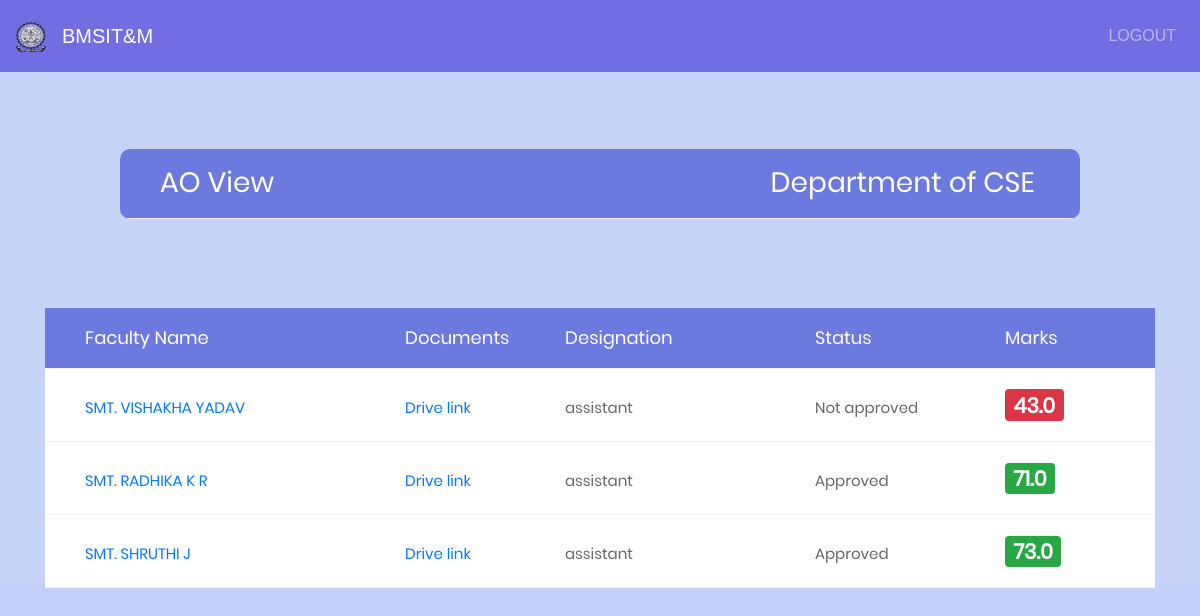
Page /ao_approved/CSE on the earlier database version.
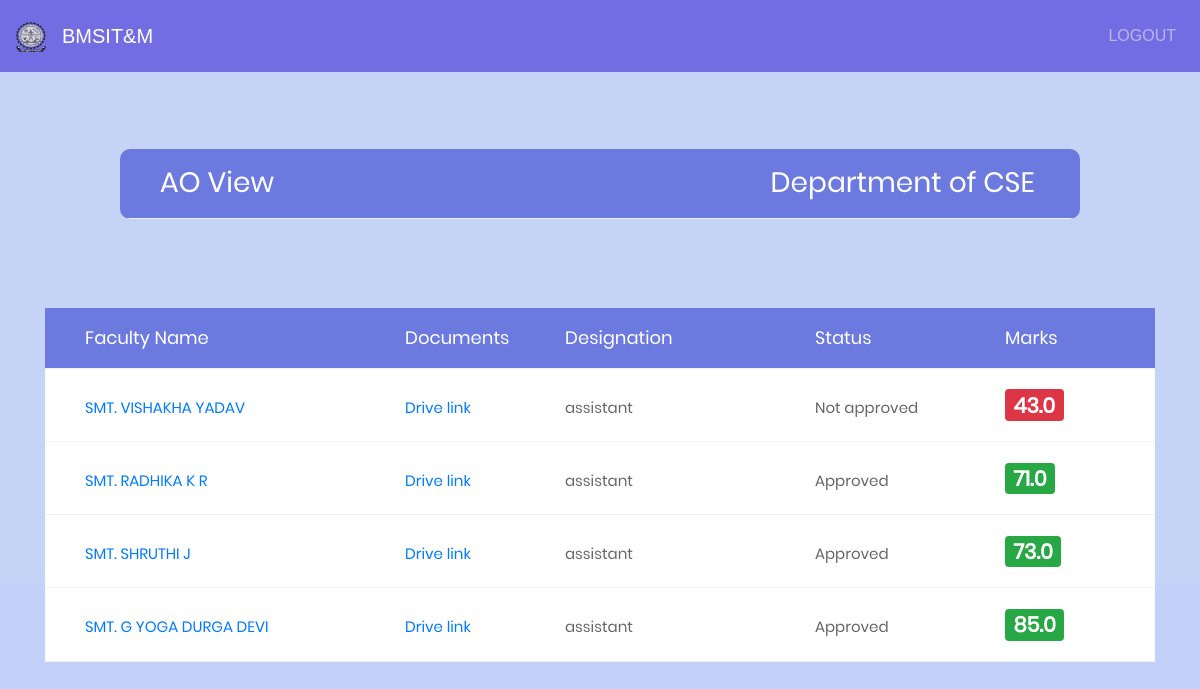
Same page on the later database version.
### facform1/models.py (models this page shows, shortened)
class Department(models.Model):
	name = models.CharField(max_length=20, blank=True, null=True)

class remarks2(models.Model):
	ta_prin_remarks = models.TextField( blank=True, null=True)
	ta_prin_remarks1 = models.TextField( blank=True, null=True)
	prin_marks1 = models.IntegerField( blank=True, null=True)
	prin_marks2 = models.IntegerField( blank=True, null=True)
	prin_marks3 = models.IntegerField( blank=True, null=True)
	total_marks = models.FloatField( blank=True, null=True)
	info = models.ForeignKey('User', on_delete=models.CASCADE,null=True)
	department = models.ForeignKey('Department', on_delete=models.CASCADE,null=True)

class User(AbstractUser):
	phone = models.BigIntegerField(null=True)
	department = models.ForeignKey('Department', on_delete=models.CASCADE,null=True)
	designation = models.ForeignKey('Designation', on_delete=models.CASCADE,null=True)
	teach_status = models.BooleanField(default=False)
	hod_status = models.BooleanField(default=False)
	principal_status = models.BooleanField(default=False)
	doc_link = models.CharField(max_length=2000, blank=True, null=True)
	info = models.CharField(max_length=20, blank=True, null=True)
	def __str__(self):
		return self.username

class Designation(models.Model):
	name = models.CharField(max_length=20, blank=True, null=True)
	def __str__(self):
		return self.name

### facform1/views.py (the view)
# urls.py: url(r'^ao_approved/(?P<dept>[\w\-]+)$', views.ao_approved,name="ao_approved"),
def ao_approved(request,dept):
	general = remarks2.objects.filter(department__name=dept)
	dept = {'dept':dept,'general':general}
	return render(request,'ao_approved.html',context=dept)

### templates/ao_approved.html (shortened to what this page needs)
{% load staticfiles %}
<!DOCTYPE html>
{% load staticfiles %}
<html lang="en">
<head>
	<link rel="stylesheet" type="text/css" href="{% static "vendor/bootstrap/css/bootstrap.min.css" %}">
	<link rel="stylesheet" type="text/css" href="{% static "fonts/font-awesome-4.7.0/css/font-awesome.min.css" %}">
	<link rel="stylesheet" type="text/css" href="{% static "vendor/animate/animate.css" %}">
	<link rel="stylesheet" type="text/css" href="{% static "vendor/select2/select2.min.css" %}">
	<link rel="stylesheet" type="text/css" href="{% static "vendor/perfect-scrollbar/perfect-scrollbar.css" %}">
	<link rel="stylesheet" type="text/css" href="{% static "css/util.css" %}">
	<link rel="stylesheet" type="text/css" href="{% static "css/main1.css" %}">
</head>
<body style="background:#c3d1f8">
{% include 'partials/nav_primary.html' %}
<div style="margin-top:-18%;">
	<div class="container-table100">
		<div class="wrap-table100">
				<div class="table">
					<div class="row header">
						<div class="cell">
							<h3>AO View</h3>
						</div>
						<div class="cell">
							<h3>Department of {{dept}}</h3>
						</div>
					</div>
				</div>
					</div>
						</div>
					</div>
	<div style="margin-top:-23%;" class="limiter">
		<div class="container">
			<div class="wrap-table150">
					<div class="table">
						<div class="row header">
							<div class="cell">
								Faculty Name
							</div>
							<div class="cell">
								Documents
							</div>
							<div class="cell">
								Designation
							</div>
              <div class="cell">
								Status
							</div>
              <div class="cell">
								Marks
							</div>
            </div>
            {% for x in general %}
						<div class="row">
							<div class="cell" data-title="Faculty Name">
                <a {% if x.info.designation == 'hod' %} href="/ao_hod_display/{{x.info}}"
                 {% elif x.info.designation.name == 'associate' %} href="/ao_teacher1_display/{{x.info}}"
                 {% elif x.info.designation.name == 'professor' %} href="/ao_teacher1_display/{{x.info}}"
                 {% elif x.info.designation.name == 'assistant' %} href="/ao_teacher_display/{{x.info}}"
                 {% endif %}>{{x.info.first_name}}</a>
              </div>
							<div class="cell" data-title="Documents">
								<a href="{{x.info.doc_link}}">Drive link</a>
							</div>
							<div class="cell" data-title="designation">
								<p>{{x.info.designation}}</p>
							</div>
								<div class="cell" data-title="status">
                  {% if x.total_marks >= 60 %} Approved {% else  %} Not approved {% endif %}
							</div>
              <div class="cell" data-title="Marks">
                {% if x.total_marks >= 60 %}
                <h3><span class="badge badge-success">{{x.total_marks}}</span></h3>
                {% else %}
                <h3><span class="badge badge-danger">{{x.total_marks}}</span></h3>
                {% endif %}
            </div>
						</div>
            {% endfor %}
					</div>
			</div>
		</div>
	</div>
</body>
</html>

### templates/partials/nav_primary.html (shortened to what this page needs)
{% load staticfiles %}
<nav class="navbar navbar-expand-lg navbar-dark fixed-top" style="background-color: #736de3;">
  <a class="navbar-brand" href="#">
  <img src="{% static "image/bms.logo.png" %}" width="30" height="30" alt="">
</a>
<a class="navbar-brand" href="#">BMSIT&M</a>
<span class="navbar-text">
  	<ul class="navbar-nav mr-auto">
  <li class="nav-item">
        <a class="nav-link" href="/">LOGOUT</a>
    </li>
  </ul>
    </span>
</nav>

### static/css/main1.css (style rules this page uses)
* { margin: 0px; padding: 0px; box-sizing: border-box; }
body, html { height: 100%; font-family: sans-serif; }
a { margin: 0px; transition: all 0.4s; -webkit-transition: all 0.4s; -o-transition: all 0.4s; -moz-transition: all 0.4s; }
h1,h2,h3,h4,h5,h6 { margin: 0px; }
p { margin: 0px; }
ul, li { margin: 0px; list-style-type: none; }
.limiter { width: 100%; margin: 0 auto; }
.container-table100 { width: 100%; min-height: 100vh; background: #c4d3f6; display: -webkit-box; display: -webkit-flex; display: -moz-box; display: -ms-flexbox; display: flex; align-items: center; justify-content: center; flex-wrap: wrap; padding: 33px 30px; }
.wrap-table100 { width: 960px; border-radius: 10px; overflow: hidden; }
.table { width: 100%; display: table; margin: 0; }
.row { display: table-row; background: #fff; }
.row.header { color: #ffffff; background: #6c7ae0; }
.cell { display: table-cell; }
.row .cell { font-family: Poppins-Regular; font-size: 15px; color: #666666; line-height: 1.2; font-weight: unset !important; padding-top: 20px; padding-bottom: 20px; border-bottom: 1px solid #f2f2f2; }
.row.header .cell { font-family: Poppins-Regular; font-size: 18px; color: #fff; line-height: 1.2; font-weight: unset !important; padding-top: 19px; padding-bottom: 19px; }
.row .cell:nth-child(1) { width: 360px; padding-left: 40px; }
.row .cell:nth-child(2) { width: 160px; }
.row .cell:nth-child(3) { width: 250px; }
.row .cell:nth-child(4) { width: 190px; }
.table, .row { width: 100% !important; }

Differences in the rows shown:
added remarks2: info.first_name "SMT. G YOGA DURGA DEVI", info.designation "assistant", shows "Approved", total_marks "85.0"
